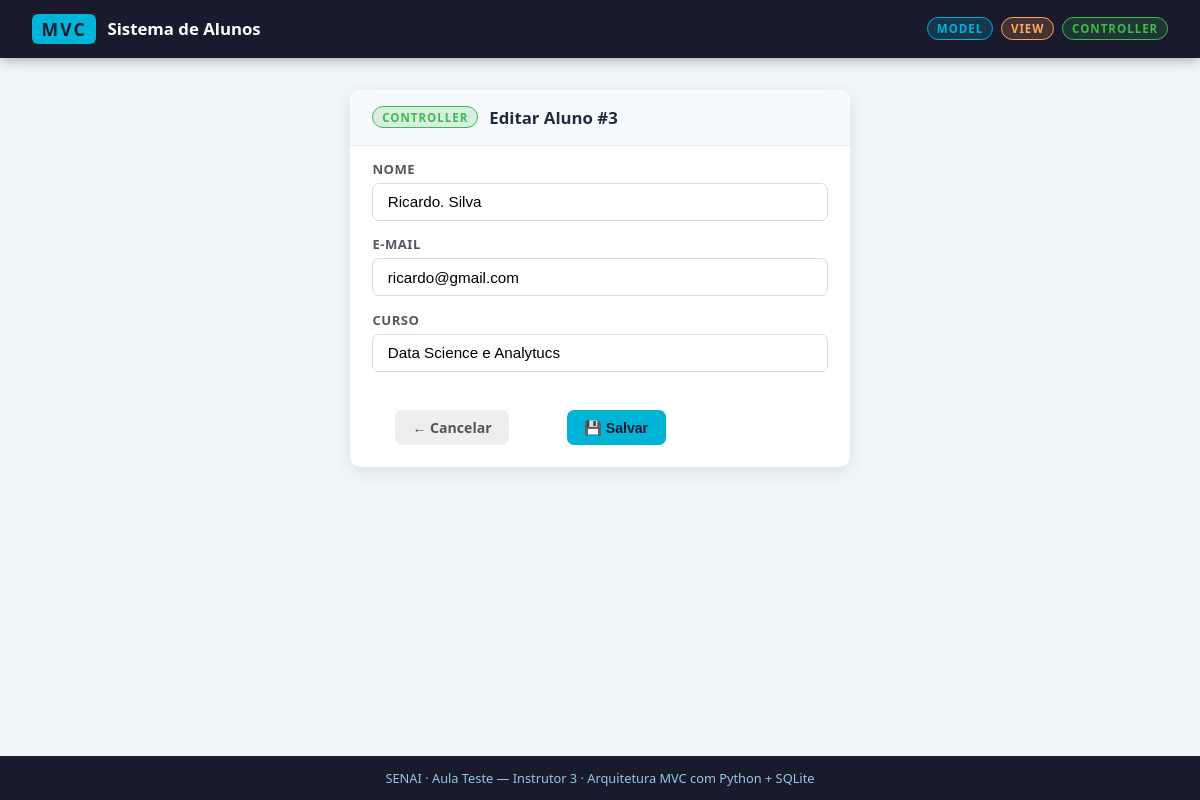
The app's page /editar/3 with its own data.
### tables this page shows
CREATE TABLE alunos (
                id    INTEGER PRIMARY KEY AUTOINCREMENT,
                nome  TEXT    NOT NULL,
                email TEXT    NOT NULL,
                curso TEXT    NOT NULL
            );

### view/app.py (the view)
@app.route("/editar/<int:aluno_id>")
def editar(aluno_id):
    aluno = ctrl.buscar_por_id(aluno_id)
    if not aluno:
        flash("Aluno não encontrado.", "danger")
        return redirect(url_for("index"))
    return render_template("editar.html", aluno=aluno)

### controller/crud.py (called while the page is built)
    def buscar_por_id(self, aluno_id: int) -> dict | None:
        db = Conexao()
        try:
            db.cursor.execute("SELECT * FROM alunos WHERE id = ?", (aluno_id,))
            row = db.cursor.fetchone()
            return dict(row) if row else None
        finally:
            db.fechar()

### model/conexao.py (called while the page is built)
    def criar_tabela(self):
        self.cursor.execute("""
            CREATE TABLE IF NOT EXISTS alunos (
                id    INTEGER PRIMARY KEY AUTOINCREMENT,
                nome  TEXT    NOT NULL,
                email TEXT    NOT NULL,
                curso TEXT    NOT NULL
            )
        """)
        self.conn.commit()

    def fechar(self):
        self.conn.close()

### view/templates/editar.html
{% extends "base.html" %}
{% block content %}
<div class="page-center">
  <section class="card card-form card-edit">
    <div class="card-header">
      <span class="layer-badge controller">Controller</span>
      <h2>Editar Aluno #{{ aluno.id }}</h2>
    </div>
    <form action="/alterar/{{ aluno.id }}" method="post">
      <div class="form-group">
        <label for="nome">Nome</label>
        <input type="text" id="nome" name="nome" value="{{ aluno.nome }}" required/>
      </div>
      <div class="form-group">
        <label for="email">E-mail</label>
        <input type="email" id="email" name="email" value="{{ aluno.email }}" required/>
      </div>
      <div class="form-group">
        <label for="curso">Curso</label>
        <input type="text" id="curso" name="curso" value="{{ aluno.curso }}" required/>
      </div>
      <div class="btn-row">
        <a href="/" class="btn btn-cancel">← Cancelar</a>
        <button type="submit" class="btn btn-primary">💾 Salvar</button>
      </div>
    </form>
  </section>
</div>
{% endblock %}

### view/static/style.css (style rules this page uses)
*, *::before, *::after { box-sizing: border-box; margin: 0; padding: 0; }
:root { --dark: #1A1A2E; --mid: #16213E; --accent: #0F3460; --teal: #00B4D8; --mint: #48CAE4; --orange: #FFA657; --green: #3FB950; --yellow: #E3B341; --white: #FFFFFF; --offwhite: #E8F4F8; --light-bg: #F0F7FA; --gray: #8ECAE6; --text: #1e2d3d; --radius: 10px; --shadow: 0 4px 18px rgba(0,0,0,.10); }
body { font-family: 'Segoe UI', system-ui, sans-serif; background: var(--light-bg); color: var(--text); min-height: 100vh; display: flex; flex-direction: column; }
.badge, .layer-badge { font-size: .72rem; font-weight: 700; letter-spacing: 1px; padding: .18rem .55rem; border-radius: 20px; text-transform: uppercase; }
.badge-controller, .controller { background: rgba(63,185,80,.18); color: var(--green); border: 1px solid var(--green); }
.card { background: var(--white); border-radius: var(--radius); box-shadow: var(--shadow); overflow: hidden; }
.card-header { display: flex; align-items: center; gap: .7rem; padding: 1rem 1.4rem; border-bottom: 1px solid #e4eef3; background: #f7fbfd; }
.card-header h2 { font-size: 1.05rem; color: var(--text); }
.card-form { padding-bottom: 1.4rem; }
.form-group { padding: .9rem 1.4rem 0; }
.form-group label { display: block; font-size: .82rem; font-weight: 600; color: #556; margin-bottom: .3rem; text-transform: uppercase; letter-spacing: .5px; }
.form-group input { width: 100%; padding: .6rem .9rem; border: 1.5px solid #d0dde8; border-radius: 7px; font-size: .95rem; transition: border .2s; }
.card-form .btn { margin: 1.2rem 1.4rem 0; }
.btn { display: inline-flex; align-items: center; gap: .3rem; padding: .5rem 1.1rem; border-radius: 7px; font-size: .88rem; font-weight: 600; cursor: pointer; border: none; text-decoration: none; transition: opacity .15s, transform .1s; }
.btn-primary { background: var(--teal); color: var(--dark); }
.btn-cancel { background: #eee; color: #555; }
.page-center { display: flex; justify-content: center; }
.card-edit { width: 100%; max-width: 500px; padding-bottom: 1.4rem; }
.btn-row { display: flex; gap: .8rem; padding: 1.2rem 1.4rem 0; }

### records on screen
alunos: id "3", nome "Ricardo. Silva", email "ricardo@gmail.com", curso "Data Science e Analytucs"
